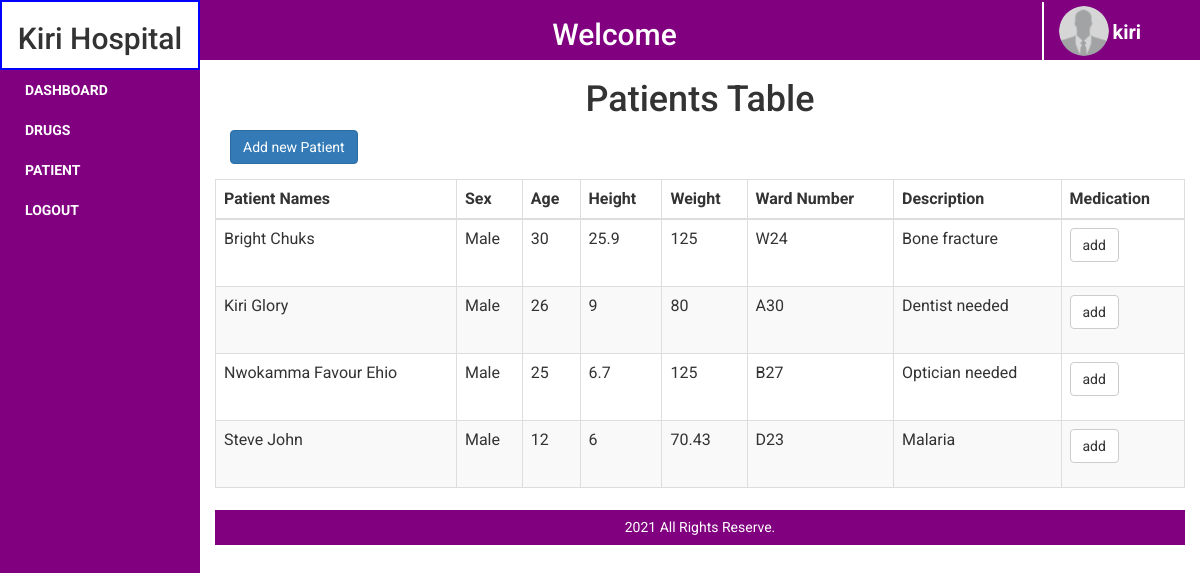
Screenshot of /patient (signed in) with the database file from the repository.
### tables this page shows
CREATE TABLE `patient` (
  `id` int(11) NOT NULL,
  `name` varchar(30) NOT NULL,
  `issue` text NOT NULL,
  `sex` varchar(10) NOT NULL,
  `age` varchar(10) NOT NULL,
  `height` varchar(10) NOT NULL,
  `weight` varchar(10) NOT NULL,
  `ward_number` varchar(10) NOT NULL,
  `date` date NOT NULL
);

### config/dblink.php (called while the page is built, shortened)
<?php
class Kiri{
private $connect = NULL;
public function __construct()
  {
$servername = "localhost";
$username = "root";
$password = "";
$dbname = "kiri";
  $this->connect = "";
  try{
  $this->connect = new PDO("mysql:host=$servername;dbname=$dbname", $username, $password);
  $this->connect->setAttribute(PDO::ATTR_ERRMODE, PDO::ERRMODE_EXCEPTION);
  $this->connect->exec("SET CHARACTER SET utf8");
    }
  catch(PDOException $e) {
  echo 'Error: ' . $e->getMessage();
        }
  }
 public function tbl_select($tblquery,$tblvalue = array())
 {
 try{
  $stmt = $this->connect->prepare($tblquery);
  $stmt->execute($tblvalue);
  $results = $stmt->fetchAll(PDO::FETCH_ASSOC);
  return $results;
} catch(PDOException $e) {
    echo 'Error: ' . $e->getMessage();
  }
 }
  }
?>

### pages/patient.php (the view, shortened to what this page needs)
<div class="row">
    <div class="col-md-12 middle no-space">
        <h1>Patients Table</h1>
    </div>
</div>
<div class="row no-space">
    <div class="col-md-2" style="margin-bottom:15px;">
        <a href="addPatient" class="btn btn-primary">Add new Patient</a>
    </div>
</div>
<table class="table table-hover table-bordered table-striped">
        <thead>
            <tr>
                <th>Patient Names</th>
                <th>Sex</th>
                <th>Age</th>
                <th>Height</th>
                <th>Weight</th>
                <th>Ward Number</th>
                <th>Description</th>
                <th>Medication</th>
            </tr>
        </thead>
        <tbody>
            <tr>
                <?php
                    $tblquery = "SELECT * FROM patient ORDER BY name";
                    $tblvalue = array();
                    $select = $collect->tbl_select($tblquery, $tblvalue);
                    foreach($select as $data){
                        extract($data);
                        ?>
                        <?php
                            echo "
                                <tr>
                                    <td>$name</td>
                                    <td>$sex</td>
                                    <td>$age</td>
                                    <td>$height</td>
                                    <td>$weight</td>
                                    <td>$ward_number</td>
                                    <td>$issue</td>
                                    <td>
                                        <form action='patient' method='POST'>
                                            <input type='hidden' name='id' value='$id'>
                                            <input type='submit' name='add' class='btn btn-default' value='add'>
                                        </form>
                                    </td>
                                </tr>
                            ";
                    }
                ?>
            </tr>
        </tbody>
    </table>

### index.php (shortened to what this page needs)
<?php
    $url = $_GET['url'];
    $url = rtrim($url, '/');
    $url = explode('/', $url);
    if(file_exists('pages/'.$url[0].'.php')){
        include('main.php');
    }else{
        include('login.php');
    }
?>

### includes/header.php (shortened to what this page needs)
<?php
    include('config/dblink.php');
    $collect = new Kiri();
?>
<!DOCTYPE html>
<html lang="en">
    <head>
        <link rel="stylesheet" href="styles/bootstrap.css">
        <link rel="stylesheet" href="styles/stylesheet.css">
    </head>
    <body>

### main.php (shortened to what this page needs)
<?php include('includes/header.php'); ?>
    <div class="mainContainer">
        <div class="container-fluid">
            <div class="row">
                <div class="col-xs-12 col-sm-12 col-md-2 col-lg-2 col-xl-2 leftNavSection">
                    <div class="row">
                        <div class="col-xs-12 col-sm-12 col-md-12 col-lg-12 col-xl-12 topLeftLogo">
                            <h2>Kiri Hospital</h2>
                        </div>
                        <div class="col-xs-12 col-sm-12 col-md-12 col-lg-12 col-xl-12 menuBox">
                            <?php include('pages/menu.php'); ?>
                        </div>
                    </div>
                </div>
                <div class="col-xs-12 col-sm-12 col-md-10 col-lg-10 col-xl-10">
                    <div class="row">
                        <div class="col-xs-12 col-sm-12 col-md-12 col-lg-12 col-xl-12 topNavSection">
                            <div class="row">
                                <div class="col-xs-12 col-sm-12 col-md-10 col-lg-10 col-xl-10 topNavLeftSection">
                                    <h1>Welcome</h1>
                                </div>
                                <div class="col-xs-12 col-sm-12 col-md-2 col-lg-2 col-xl-2 topNavRightSection">
                                    <img src="assets/propic.png" alt="profile picture" width="50px" height="50px" style="border-radius:50%;">
                                    <h1><?php echo $_SESSION['uname']; ?></h1>
                                </div>
                            </div>
                        </div>
                        <div class="col-xs-12 col-sm-12 col-md-12 col-lg-12 col-xl-12 dynamicBodyBox">
                            <?php include($pages);?>
                        </div>
                        <div class="col-xs-12 col-sm-12 col-md-12 col-lg-12 col-xl-12 footerSection">
                            2021 All Rights Reserve.
                        </div>
                    </div>
                </div>
            </div>
        </div>
    </div>
<?php include('includes/footer.php'); ?>

### pages/menu.php (shortened to what this page needs)
<ul>
    <?php
        if($_SESSION['uname']){
        ?>
            <li class="<?php echo $cashiers; ?>">
                <a href="dashboard">
                    <span class="title">Dashboard</span>
                </a>
            </li>
            <li class="<?php echo $cashiers; ?>">
                <a href="drugs">
                    <span class="title">Drugs</span>
                </a>
            </li>
            <li class="<?php echo $cashiers; ?>">
                <a href="patient">
                    <span class="title">Patient</span>
                </a>
            </li>
            <li>
                <a href="logout.php">
                    <span class="title">Logout</span>
                </a>
            </li>
        <?php
        }
    ?>
</ul>

### includes/footer.php (shortened to what this page needs)
    </body>
</html>

### styles/stylesheet.css (style rules this page uses)
body { box-sizing: border-box; font-family: 'Roboto', sans-serif; margin: 0; overflow-x: hidden; padding: 0; }
.middle { align-items: center; display: flex; justify-content: center; }
.no-space { margin: 0; padding: 0; }
.mainContainer { height: 100vh; width: 100vw; }
.leftNavSection { background: purple; height: 100vh; }
.dynamicBodyBox { background: #fff; min-height:450px; }
.topNavSection { background: purple; height: 60px; padding: 2px; }
.footerSection { background: purple; color:#fff; height: 35px; line-height: 35px; margin-left: 15px; text-align:center; width:97%; }
.topLeftLogo { background: #fff; border: 2px solid #00f; height:70px; line-height: 70px; text-align: center; }
ul { margin: 0; padding: 0; width: 100%; }
ul li { cursor: pointer; list-style: none; padding: 10px; text-align: left; width: 100%; }
ul li a { color: #fff; font-weight: bolder; text-decoration: none; text-transform: uppercase; width: 100%; }
.topNavLeftSection h1 { color: #fff; font-size: 30px; line-height: 25px; text-align: center; }
.topNavRightSection { border-left: 2px solid #fff; }
.topNavRightSection img { margin-top: -9px; }
.topNavRightSection h1 { color:#fff; display: inline; font-size: 20px; font-weight: bolder; line-height: 60px; text-align: center; }

### rows the page displays
patient: name "Bright Chuks", sex "Male", age "30", height "25.9", weight "125", ward_number "W24", issue "Bone fracture"
patient: name "Kiri Glory", sex "Male", age "26", height "9", weight "80", ward_number "A30", issue "Dentist needed"
patient: name "Nwokamma Favour Ehio", sex "Male", age "25", height "6.7", weight "125", ward_number "B27", issue "Optician needed"
patient: name "Steve John", sex "Male", age "12", height "6", weight "70.43", ward_number "D23", issue "Malaria"

### other values shown
$_SESSION['uname'] "kiri"
